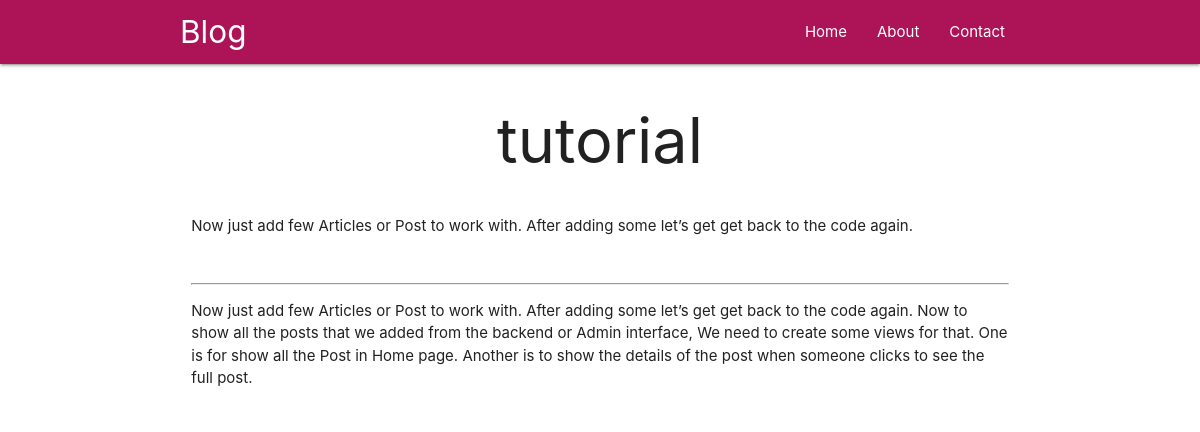
The app's page /post/1/ with its own data.
### post/models.py (models this page shows, shortened)
class Article(models.Model):
    title = models.CharField(max_length=200)
    preview = models.CharField(max_length=500)
    content = models.TextField(1000)
    posted = models.DateTimeField(auto_now_add=True)

### post/views.py (the view)
# urls.py: path('post/<int:id>/', post_detail, name='post_detail')
def post_detail(request, id):
    post = get_object_or_404(Article, id=id)
    return render(request, 'post/post_detail.html', {'post': post})

### post/templates/post/post_detail.html (shortened to what this page needs)
<!DOCTYPE html>
<html>
  <head>
    <link
      rel="stylesheet"
      href="https://cdnjs.cloudflare.com/ajax/libs/materialize/1.0.0/css/materialize.min.css"
    />
  </head>
  <body>
    <nav>
      <div class="nav-wrapper pink darken-3">
        <div class="container">
          <a href="/" class="brand-logo">Blog</a>
          <ul id="nav-mobile" class="right hide-on-med-and-down">
            <li><a href="/">Home</a></li>
            <li><a href="/about">About</a></li>
            <li><a href="/contact">Contact</a></li>
          </ul>
        </div>
      </div>
    </nav>
    <div class="container">
      <h1 class="center-align">{{ post.title }}</h1>
    </div>
    <div class="container">
      <div class="row">
        <div class="col s12 m12">
          <p>{{ post.preview }}</p>
          <br />
          <hr />
          <p>{{ post.content }}</p>
        </div>
      </div>
    </div>
  </body>
</html>

### records on screen
Article: title "tutorial", preview "Now just add few Articles or Post to work with. After adding some let’s get get back to the code again.", content "Now just add few Articles or Post to work with. After adding some let’s get get back to the code again. Now to show all the posts that we added from the backend or Admin interface, We need to create some views for that. One is for show all the Post in Home page. Another is to show the details of the post when someone clicks to see the full post."
